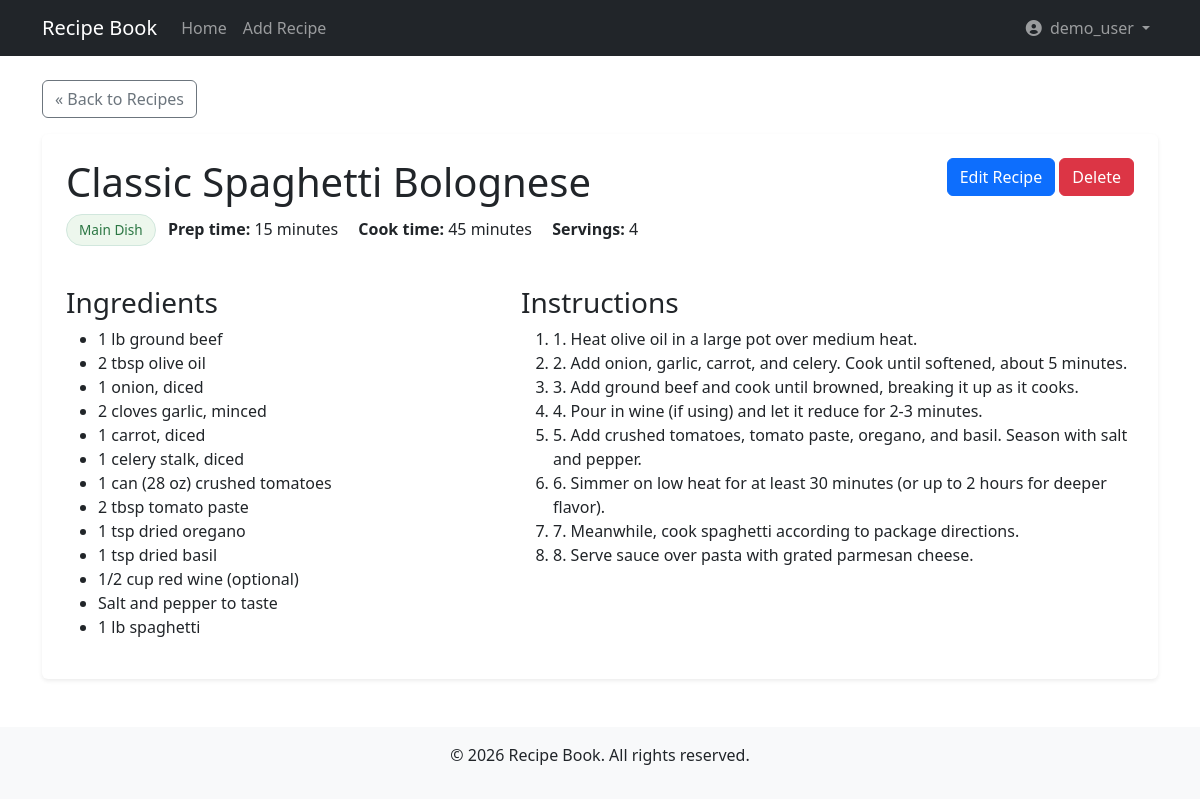
Page /view_recipe.php?id=1 (signed in) on the committed database.
### tables this page shows
CREATE TABLE IF NOT EXISTS recipes (
                                       id INT(11) NOT NULL AUTO_INCREMENT,
    user_id INT(11) NOT NULL,
    title VARCHAR(255) NOT NULL,
    ingredients TEXT NOT NULL,
    instructions TEXT NOT NULL,
    prep_time VARCHAR(50),
    cook_time VARCHAR(50),
    servings INT(11),
    category VARCHAR(100),
    image VARCHAR(255),
    created_at TIMESTAMP DEFAULT CURRENT_TIMESTAMP,
    PRIMARY KEY (id),
    FOREIGN KEY (user_id) REFERENCES users(id) ON DELETE CASCADE
    );

### view_recipe.php (the view, shortened to what this page needs)
<?php
require_once 'db_connect.php';
$id = mysqli_real_escape_string($conn, $_GET['id']);
$query = "SELECT * FROM recipes WHERE id = $id";
$result = mysqli_query($conn, $query);
$recipe = mysqli_fetch_assoc($result);
include 'includes/header.php';
?>
    <div class="container mt-4">
        <div class="row mb-3">
            <div class="col">
                <a href="index.php" class="btn btn-outline-secondary">&laquo; Back to Recipes</a>
            </div>
        </div>
        <div class="recipe-details bg-white p-4 shadow-sm rounded">
            <div class="row">
                <div class="col-md-8">
                    <h1><?php echo htmlspecialchars($recipe['title']); ?></h1>
                    <div class="recipe-meta mb-3">
                        <?php if (!empty($recipe['category'])): ?>
                            <span class="badge bg-secondary me-2"><?php echo htmlspecialchars($recipe['category']); ?></span>
                        <?php endif; ?>
                        <?php if (!empty($recipe['prep_time'])): ?>
                            <span class="me-3"><strong>Prep time:</strong> <?php echo htmlspecialchars($recipe['prep_time']); ?></span>
                        <?php endif; ?>
                        <?php if (!empty($recipe['cook_time'])): ?>
                            <span class="me-3"><strong>Cook time:</strong> <?php echo htmlspecialchars($recipe['cook_time']); ?></span>
                        <?php endif; ?>
                        <?php if (!empty($recipe['servings'])): ?>
                            <span><strong>Servings:</strong> <?php echo htmlspecialchars($recipe['servings']); ?></span>
                        <?php endif; ?>
                    </div>
                </div>
                <div class="col-md-4 text-md-end">
                    <a href="edit_recipe.php?id=<?php echo $recipe['id']; ?>" class="btn btn-primary">Edit Recipe</a>
                    <a href="delete_recipe.php?id=<?php echo $recipe['id']; ?>" class="btn btn-danger" onclick="return confirm('Are you sure you want to delete this recipe?')">Delete</a>
                </div>
            </div>
            <div class="row mt-4">
                <div class="col-md-5">
                    <h3>Ingredients</h3>
                    <ul class="ingredients-list">
                        <?php
                        $ingredients = explode("\n", $recipe['ingredients']);
                        foreach ($ingredients as $ingredient) {
                            if (trim($ingredient) !== '') {
                                echo '<li>' . htmlspecialchars(trim($ingredient)) . '</li>';
                            }
                        }
                        ?>
                    </ul>
                </div>
                <div class="col-md-7">
                    <h3>Instructions</h3>
                    <ol class="instructions-list">
                        <?php
                        $instructions = explode("\n", $recipe['instructions']);
                        foreach ($instructions as $instruction) {
                            if (trim($instruction) !== '') {
                                echo '<li>' . htmlspecialchars(trim($instruction)) . '</li>';
                            }
                        }
                        ?>
                    </ol>
                </div>
            </div>
        </div>
    </div>
<?php
include 'includes/footer.php';
?>

### css/style.css (style rules this page uses)
.badge.bg-secondary { background-color: #edf7ed !important; color: #2c7744 !important; padding: 0.5rem 0.75rem; font-size: 0.85rem; font-weight: 500; border-radius: 20px; border: 1px solid #d1e7dd; }
.btn { transition: all 0.3s ease; }

### rows in the picture
recipes: title "Classic Spaghetti Bolognese", category "Main Dish", prep_time "15 minutes", cook_time "45 minutes", servings "4", ingredients "1 lb ground beef", ingredients "2 tbsp olive oil", ingredients "1 onion, diced", ingredients "2 cloves garlic, minced", ingredients "1 carrot, diced", ingredients "1 celery stalk, diced", ingredients "1 can (28 oz) crushed tomatoes", ingredients "2 tbsp tomato paste", ingredients "1 tsp dried oregano", ingredients "1 tsp dried basil", ingredients "1/2 cup red wine (optional)", ingredients "Salt and pepper to taste", ingredients "1 lb spaghetti", instructions "1. Heat olive oil in a large pot over medium heat.", instructions "2. Add onion, garlic, carrot, and celery. Cook until softened, about 5 minutes.", instructions "3. Add ground beef and cook until browned, breaking it up as it cooks.", instructions "4. Pour in wine (if using) and let it reduce for 2-3 minutes.", instructions "5. Add crushed tomatoes, tomato paste, oregano, and basil. Season with salt and pepper.", instructions "6. Simmer on low heat for at least 30 minutes (or up to 2 hours for deeper flavor).", instructions "7. Meanwhile, cook spaghetti according to package directions.", instructions "8. Serve sauce over pasta with grated parmesan cheese."

### other values in the picture
$_SESSION['username'] "demo_user"
